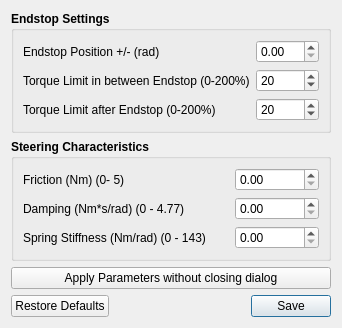
<?xml version="1.0" encoding="UTF-8"?>
<ui version="4.0">
 <class>Dialog</class>
 <widget class="QDialog" name="Dialog">
  <property name="geometry">
   <rect>
    <x>0</x>
    <y>0</y>
    <width>342</width>
    <height>296</height>
   </rect>
  </property>
  <property name="windowTitle">
   <string>SensoDrive Settings</string>
  </property>
  <layout class="QGridLayout" name="gridLayout">
   <item row="3" column="0">
    <widget class="QDialogButtonBox" name="button_box_settings">
     <property name="orientation">
      <enum>Qt::Horizontal</enum>
     </property>
     <property name="standardButtons">
      <set>QDialogButtonBox::RestoreDefaults|QDialogButtonBox::Save</set>
     </property>
    </widget>
   </item>
   <item row="1" column="0">
    <widget class="QGroupBox" name="groupBox">
     <property name="font">
      <font>
       <weight>75</weight>
       <bold>true</bold>
      </font>
     </property>
     <property name="title">
      <string>Steering Characteristics</string>
     </property>
     <layout class="QGridLayout" name="gridLayout_5">
      <item row="0" column="0">
       <layout class="QGridLayout" name="gridLayout_4">
        <item row="1" column="0">
         <widget class="QLabel" name="label_damping">
          <property name="font">
           <font>
            <weight>50</weight>
            <bold>false</bold>
           </font>
          </property>
          <property name="text">
           <string>Damping (Nm*s/rad) (0 - 4.77)</string>
          </property>
         </widget>
        </item>
        <item row="0" column="0">
         <widget class="QLabel" name="label_friction">
          <property name="sizePolicy">
           <sizepolicy hsizetype="Minimum" vsizetype="Preferred">
            <horstretch>0</horstretch>
            <verstretch>0</verstretch>
           </sizepolicy>
          </property>
          <property name="minimumSize">
           <size>
            <width>206</width>
            <height>0</height>
           </size>
          </property>
          <property name="maximumSize">
           <size>
            <width>207</width>
            <height>16777215</height>
           </size>
          </property>
          <property name="font">
           <font>
            <weight>50</weight>
            <bold>false</bold>
           </font>
          </property>
          <property name="text">
           <string>Friction (Nm) (0- 5)</string>
          </property>
         </widget>
        </item>
        <item row="2" column="0">
         <widget class="QLabel" name="label_spring_stiffness">
          <property name="font">
           <font>
            <weight>50</weight>
            <bold>false</bold>
           </font>
          </property>
          <property name="text">
           <string>Spring Stiffness (Nm/rad) (0 - 143)</string>
          </property>
         </widget>
        </item>
        <item row="0" column="1">
         <widget class="QDoubleSpinBox" name="spin_friction">
          <property name="sizePolicy">
           <sizepolicy hsizetype="Preferred" vsizetype="Fixed">
            <horstretch>0</horstretch>
            <verstretch>0</verstretch>
           </sizepolicy>
          </property>
          <property name="font">
           <font>
            <weight>50</weight>
            <bold>false</bold>
           </font>
          </property>
          <property name="maximum">
           <double>5.000000000000000</double>
          </property>
          <property name="singleStep">
           <double>0.010000000000000</double>
          </property>
         </widget>
        </item>
        <item row="1" column="1">
         <widget class="QDoubleSpinBox" name="spin_damping">
          <property name="font">
           <font>
            <weight>50</weight>
            <bold>false</bold>
           </font>
          </property>
          <property name="decimals">
           <number>2</number>
          </property>
          <property name="maximum">
           <double>4.770000000000000</double>
          </property>
          <property name="singleStep">
           <double>0.010000000000000</double>
          </property>
         </widget>
        </item>
        <item row="2" column="1">
         <widget class="QDoubleSpinBox" name="spin_spring_stiffness">
          <property name="font">
           <font>
            <weight>50</weight>
            <bold>false</bold>
           </font>
          </property>
          <property name="maximum">
           <double>143.000000000000000</double>
          </property>
          <property name="singleStep">
           <double>0.010000000000000</double>
          </property>
          <property name="value">
           <double>0.000000000000000</double>
          </property>
         </widget>
        </item>
       </layout>
      </item>
     </layout>
    </widget>
   </item>
   <item row="0" column="0">
    <widget class="QGroupBox" name="group_endstops">
     <property name="font">
      <font>
       <weight>75</weight>
       <bold>true</bold>
      </font>
     </property>
     <property name="title">
      <string>Endstop Settings</string>
     </property>
     <layout class="QGridLayout" name="gridLayout_3">
      <item row="0" column="0">
       <layout class="QGridLayout" name="gridLayout_2">
        <item row="0" column="0">
         <widget class="QLabel" name="label_endstop">
          <property name="font">
           <font>
            <weight>50</weight>
            <bold>false</bold>
           </font>
          </property>
          <property name="text">
           <string>Endstop Position +/- (rad)</string>
          </property>
         </widget>
        </item>
        <item row="1" column="0">
         <widget class="QLabel" name="label">
          <property name="font">
           <font>
            <weight>50</weight>
            <bold>false</bold>
           </font>
          </property>
          <property name="text">
           <string>Torque Limit in between Endstop (0-200%)</string>
          </property>
         </widget>
        </item>
        <item row="2" column="0">
         <widget class="QLabel" name="label_2">
          <property name="font">
           <font>
            <weight>50</weight>
            <bold>false</bold>
           </font>
          </property>
          <property name="text">
           <string>Torque Limit after Endstop (0-200%)</string>
          </property>
         </widget>
        </item>
        <item row="0" column="1">
         <widget class="QDoubleSpinBox" name="spin_endstop_position">
          <property name="font">
           <font>
            <weight>50</weight>
            <bold>false</bold>
           </font>
          </property>
         </widget>
        </item>
        <item row="2" column="1">
         <widget class="QSpinBox" name="spin_torque_limit_beyond_endstops">
          <property name="font">
           <font>
            <weight>50</weight>
            <bold>false</bold>
           </font>
          </property>
          <property name="maximum">
           <number>254</number>
          </property>
          <property name="value">
           <number>20</number>
          </property>
         </widget>
        </item>
        <item row="1" column="1">
         <widget class="QSpinBox" name="spin_torque_limit_between_endstops">
          <property name="font">
           <font>
            <weight>50</weight>
            <bold>false</bold>
           </font>
          </property>
          <property name="maximum">
           <number>254</number>
          </property>
          <property name="value">
           <number>20</number>
          </property>
         </widget>
        </item>
       </layout>
      </item>
     </layout>
    </widget>
   </item>
   <item row="2" column="0">
    <widget class="QPushButton" name="btn_apply">
     <property name="text">
      <string>Apply Parameters without closing dialog</string>
     </property>
    </widget>
   </item>
  </layout>
 </widget>
 <resources/>
 <connections>
  <connection>
   <sender>button_box_settings</sender>
   <signal>accepted()</signal>
   <receiver>Dialog</receiver>
   <slot>accept()</slot>
   <hints>
    <hint type="sourcelabel">
     <x>248</x>
     <y>254</y>
    </hint>
    <hint type="destinationlabel">
     <x>157</x>
     <y>274</y>
    </hint>
   </hints>
  </connection>
  <connection>
   <sender>button_box_settings</sender>
   <signal>rejected()</signal>
   <receiver>Dialog</receiver>
   <slot>reject()</slot>
   <hints>
    <hint type="sourcelabel">
     <x>316</x>
     <y>260</y>
    </hint>
    <hint type="destinationlabel">
     <x>286</x>
     <y>274</y>
    </hint>
   </hints>
  </connection>
 </connections>
</ui>
